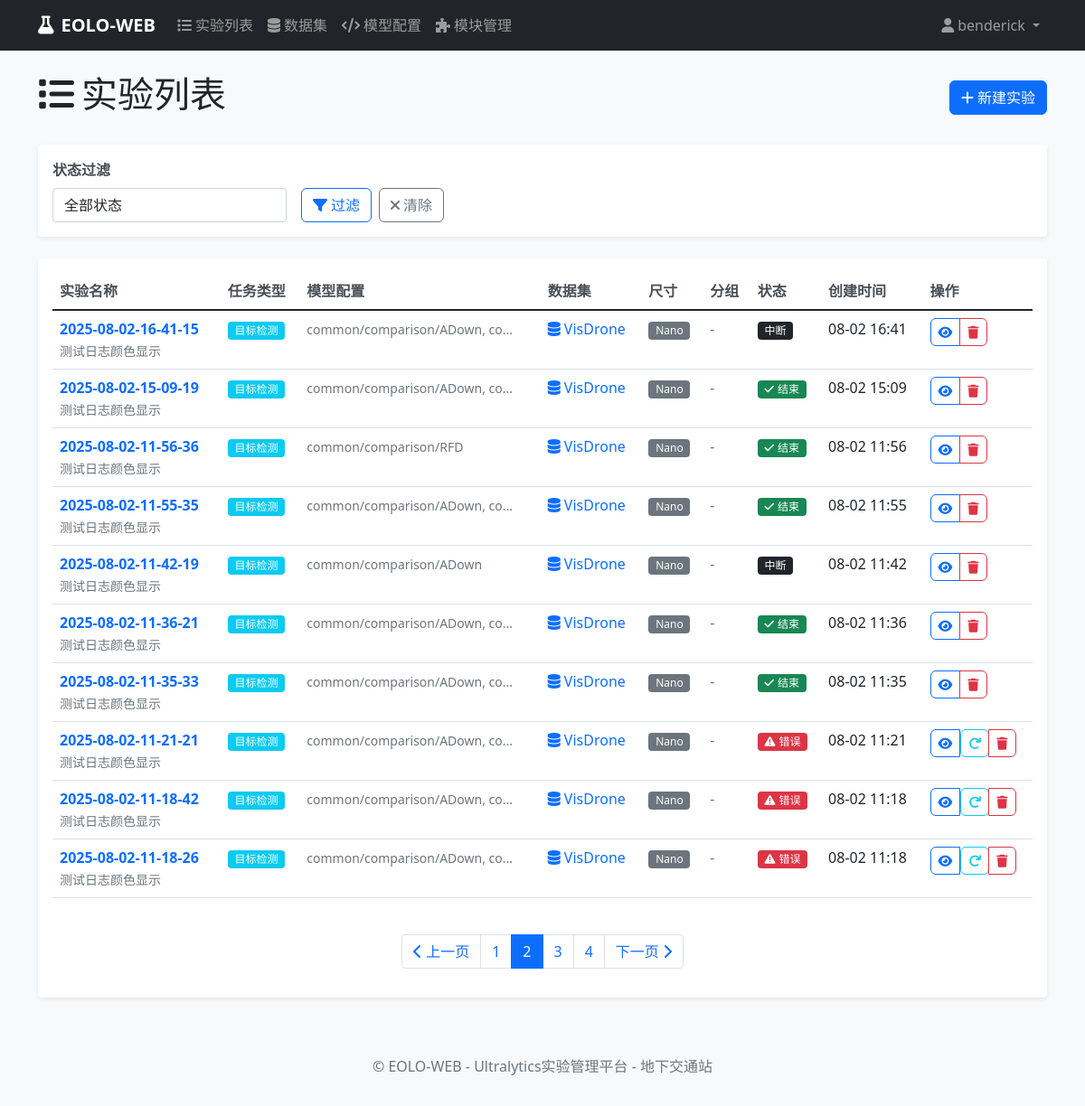
The page /experiments/list/?page=2 (signed in) on the database its author committed.
### accounts/models.py (models this page shows, shortened)
class User(AbstractUser):
    phone = models.CharField(max_length=15, blank=True, null=True, verbose_name="电话号码")
    department = models.CharField(max_length=100, blank=True, null=True, verbose_name="部门")
    created_at = models.DateTimeField(auto_now_add=True, verbose_name="创建时间")
    updated_at = models.DateTimeField(auto_now=True, verbose_name="更新时间")
    class Meta:
        verbose_name = "用户"
        verbose_name_plural = "用户"

### experiments/models.py (models this page shows, shortened)
class Experiment(models.Model):
    EXPERIMENT_STATUS_CHOICES = [
        ('pending', '待启动'),
        ('queued', '排队'),
        ('running', '运行'),
        ('interrupted', '中断'),
        ('error', '错误'),
        ('completed', '完成'),
    ]
    TASK_TYPE_CHOICES = [
        ('detect', '目标检测'),
        ('segment', '实例分割'),
        ('classify', '图像分类'),
        ('pose', '姿态估计'),
        ('track', '目标跟踪'),
    ]
    name = models.CharField(max_length=200, verbose_name="实验名称")
    description = models.TextField(blank=True, null=True, verbose_name="实验描述")
    user = models.ForeignKey(User, on_delete=models.CASCADE, verbose_name="创建用户")
    task_type = models.CharField(max_length=20, choices=TASK_TYPE_CHOICES, default='detect', verbose_name="任务类型")
    model_configs = models.TextField(blank=True, null=True, verbose_name="模型配置", help_text="逗号分隔的模型配置路径")
    setting_config = models.CharField(max_length=200, blank=True, null=True, verbose_name="参数配置", help_text="参数配置文件路径")
    dataset = models.CharField(max_length=200, default='', verbose_name="数据集名称")
    epochs = models.IntegerField(default=100, verbose_name="训练轮数")
    batch_size = models.IntegerField(default=16, verbose_name="批量大小")
    device = models.CharField(max_length=20, default='auto', verbose_name="设备")
    SCALE_CHOICES = [
        ('n', 'Nano'),
        ('s', 'Small'),
        ('m', 'Medium'),
        ('l', 'Large'),
        ('x', 'Extra Large'),
    ]
    scale = models.CharField(max_length=1, choices=SCALE_CHOICES, default='n', verbose_name="尺寸")
    group = models.CharField(max_length=100, blank=True, null=True, verbose_name="分组")
    exp_timestamp = models.CharField(max_length=50, blank=True, null=True, verbose_name="实验时间戳")
    project_name = models.CharField(max_length=100, blank=True, null=True, verbose_name="项目名称")
    status = models.CharField(max_length=20, choices=EXPERIMENT_STATUS_CHOICES, default='pending', verbose_name="状态")
    command = models.TextField(blank=True, null=True, verbose_name="生成的命令")
    created_at = models.DateTimeField(auto_now_add=True, verbose_name="创建时间")
    updated_at = models.DateTimeField(auto_now=True, verbose_name="更新时间")
    started_at = models.DateTimeField(blank=True, null=True, verbose_name="开始时间")
    completed_at = models.DateTimeField(blank=True, null=True, verbose_name="完成时间")
    log_file = models.CharField(max_length=500, blank=True, null=True, verbose_name="日志文件")
    result_file = models.CharField(max_length=500, blank=True, null=True, verbose_name="结果文件")
    error_message = models.TextField(blank=True, null=True, verbose_name="错误信息")
    class Meta:
        verbose_name = "实验"
        verbose_name_plural = "实验"
        ordering = ['-created_at']
    @property
    def dataset_info(self):
        try:
            from datasets.models import DatasetManager
            manager = DatasetManager()
            dataset_obj = manager.get_dataset_by_name(self.dataset)
        except Exception:
            pass
        return None

### experiments/views.py (the view)
# urls.py: path('list/', views.experiment_list_view, name='list'),
@login_required
def experiment_list_view(request):
    experiments = Experiment.objects.filter(user=request.user)
    status_filter = request.GET.get('status')
    if status_filter:
        experiments = experiments.filter(status=status_filter)
    paginator = Paginator(experiments, 10)  # 每页显示10个实验
    page_number = request.GET.get('page')
    page_obj = paginator.get_page(page_number)
    context = {
        'page_obj': page_obj,
        'status_filter': status_filter,
    }
    return render(request, 'experiments/experiment_list.html', context)

### templates/experiments/experiment_list.html (shortened to what this page needs)
{% extends 'base.html' %}
{% block content %}
<div class="d-flex justify-content-between align-items-center mb-4">
    <h1><i class="fas fa-list me-2"></i>实验列表</h1>
    <a href="{% url 'experiments:create' %}" class="btn btn-primary">
        <i class="fas fa-plus me-1"></i>新建实验
    </a>
</div>
<div class="card mb-4">
    <div class="card-body">
        <form method="get" class="row g-3">
            <div class="col-md-3">
                <label class="form-label">状态过滤</label>
                <select name="status" class="form-control">
                    <option value="">全部状态</option>
                </select>
            </div>
            <div class="col-md-3 d-flex align-items-end">
                <button type="submit" class="btn btn-outline-primary">
                    <i class="fas fa-filter me-1"></i>过滤
                </button>
                <a href="{% url 'experiments:list' %}" class="btn btn-outline-secondary ms-2">
                    <i class="fas fa-times me-1"></i>清除
                </a>
            </div>
        </form>
    </div>
</div>
<div class="card">
    <div class="card-body">
        {% if page_obj %}
        <div class="table-responsive">
            <table class="table table-hover">
                <thead>
                    <tr>
                        <th>实验名称</th>
                        <th>任务类型</th>
                        <th>模型配置</th>
                        <th>数据集</th>
                        <th>尺寸</th>
                        <th>分组</th>
                        <th>状态</th>
                        <th>创建时间</th>
                        <th>操作</th>
                    </tr>
                </thead>
                <tbody>
                    {% for experiment in page_obj %}
                    <tr>
                        <td>
                            <a href="{% url 'experiments:detail' experiment.pk %}" class="text-decoration-none fw-bold">
                                {{ experiment.name }}
                            </a>
                            {% if experiment.description %}
                            <br><small class="text-muted">{{ experiment.description|truncatechars:50 }}</small>
                            {% endif %}
                        </td>
                        <td>
                            <span class="badge bg-info">{{ experiment.get_task_type_display }}</span>
                        </td>
                        <td>
                            {% if experiment.model_configs %}
                                <small class="text-muted">{{ experiment.model_configs|truncatechars:30 }}</small>
                            {% else %}
                                <span class="text-muted">未配置</span>
                            {% endif %}
                        </td>
                        <td>
                            <a href="{% url 'datasets:detail' experiment.dataset %}" class="text-decoration-none">
                                <i class="fas fa-database me-1"></i>{{ experiment.dataset }}
                            </a>
                        </td>
                        <td>
                            <span class="badge bg-secondary">{{ experiment.get_scale_display }}</span>
                        </td>
                        <td>
                            {% if experiment.group %}
                                <span class="text-primary">{{ experiment.group }}</span>
                            {% else %}
                                <span class="text-muted">-</span>
                            {% endif %}
                        </td>
                        <td>
                            {% if experiment.status == 'pending' %}
                                <span class="badge bg-secondary">
                                    <i class="fas fa-clock me-1"></i>待启动
                                </span>
                            {% elif experiment.status == 'queued' %}
                                <span class="badge bg-warning">
                                    <i class="fas fa-hourglass-half me-1"></i>排队
                                </span>
                            {% elif experiment.status == 'running' %}
                                <span class="badge bg-primary">
                                    <i class="fas fa-play me-1"></i>运行
                                </span>
                            {% elif experiment.status == 'error' %}
                                <span class="badge bg-danger">
                                    <i class="fas fa-exclamation-triangle me-1"></i>错误
                                </span>
                            {% elif experiment.status == 'completed' %}
                                <span class="badge bg-success">
                                    <i class="fas fa-check me-1"></i>结束
                                </span>
                            {% else %}
                                <span class="badge bg-dark">{{ experiment.get_status_display }}</span>
                            {% endif %}
                        </td>
                        <td>{{ experiment.created_at|date:"m-d H:i" }}</td>
                        <td>
                            <div class="btn-group btn-group-sm">
                                <a href="{% url 'experiments:detail' experiment.pk %}"
                                   class="btn btn-outline-primary btn-sm" title="查看详情">
                                    <i class="fas fa-eye"></i>
                                </a>
                                {% if experiment.status == 'pending' %}
                                <a href="{% url 'experiments:edit' experiment.pk %}"
                                   class="btn btn-outline-secondary btn-sm" title="编辑实验">
                                    <i class="fas fa-edit"></i>
                                </a>
                                <form method="post" action="{% url 'experiments:start' experiment.pk %}"
                                      style="display: inline;">
                                    {% csrf_token %}
                                    <button type="submit" class="btn btn-outline-success btn-sm"
                                            title="启动实验"
                                            onclick="return confirm('确认启动实验 {{ experiment.name }}？')">
                                        <i class="fas fa-play"></i>
                                    </button>
                                </form>
                                {% elif experiment.status == 'error' %}
                                <form method="post" action="{% url 'experiments:restart' experiment.pk %}"
                                      style="display: inline;">
                                    <button type="submit" class="btn btn-outline-info btn-sm"
                                            title="重新启动实验"
                                            onclick="return confirm('确认重新启动实验 {{ experiment.name }}？')">
                                        <i class="fas fa-redo"></i>
                                    </button>
                                </form>
                                {% endif %}
                                <a href="{% url 'experiments:delete' experiment.pk %}"
                                   class="btn btn-outline-danger btn-sm" title="删除实验">
                                    <i class="fas fa-trash"></i>
                                </a>
                            </div>
                        </td>
                    </tr>
                    {% endfor %}
                </tbody>
            </table>
        </div>
        {% if page_obj.has_other_pages %}
        <nav aria-label="实验列表分页">
            <ul class="pagination justify-content-center mt-4">
                {% if page_obj.has_previous %}
                <li class="page-item">
                    <a class="page-link" href="?page={{ page_obj.previous_page_number }}{% if status_filter %}&status={{ status_filter }}{% endif %}">
                        <i class="fas fa-chevron-left"></i> 上一页
                    </a>
                </li>
                {% endif %}
                {% for num in page_obj.paginator.page_range %}
                {% if page_obj.number == num %}
                <li class="page-item active">
                    <span class="page-link">{{ num }}</span>
                </li>
                {% elif num > page_obj.number|add:'-3' and num < page_obj.number|add:'3' %}
                <li class="page-item">
                    <a class="page-link" href="?page={{ num }}{% if status_filter %}&status={{ status_filter }}{% endif %}">{{ num }}</a>
                </li>
                {% endif %}
                {% endfor %}
                {% if page_obj.has_next %}
                <li class="page-item">
                    <a class="page-link" href="?page={{ page_obj.next_page_number }}{% if status_filter %}&status={{ status_filter }}{% endif %}">
                        下一页 <i class="fas fa-chevron-right"></i>
                    </a>
                </li>
                {% endif %}
            </ul>
        </nav>
        {% endif %}
        {% endif %}
    </div>
</div>
{% endblock %}

### templates/base.html (shortened to what this page needs)
<!DOCTYPE html>
<html lang="zh-CN">
<head>
    {% load static %}
    <link href="{% static 'css/bootstrap.min.css' %}" rel="stylesheet">
    <link href="{% static 'css/all.min.css' %}" rel="stylesheet">
    <link rel="stylesheet" href="{% static 'css/main.css' %}">
</head>
<body>
    {% block navbar %}
    <nav class="navbar navbar-expand-lg navbar-dark bg-dark">
        <div class="container">
            <a class="navbar-brand" href="{% url 'experiments:dashboard' %}">
                <i class="fas fa-flask me-2"></i>EOLO-WEB
            </a>
            <div class="collapse navbar-collapse" id="navbarNav">
                {% if user.is_authenticated %}
                <ul class="navbar-nav me-auto">
                    <li class="nav-item">
                        <a class="nav-link" href="{% url 'experiments:list' %}">
                            <i class="fas fa-list me-1"></i>实验列表
                        </a>
                    </li>
                    <li class="nav-item">
                        <a class="nav-link" href="{% url 'datasets:list' %}">
                            <i class="fas fa-database me-1"></i>数据集
                        </a>
                    </li>
                    <li class="nav-item">
                        <a class="nav-link" href="{% url 'models_manager:model_manager' %}">
                            <i class="fas fa-code me-1"></i>模型配置
                        </a>
                    </li>
                    <li class="nav-item">
                        <a class="nav-link" href="{% url 'modules:list' %}">
                            <i class="fas fa-puzzle-piece me-1"></i>模块管理
                        </a>
                    </li>
                </ul>
                <ul class="navbar-nav">
                    <li class="nav-item dropdown">
                        <a class="nav-link dropdown-toggle" href="#" id="navbarDropdown" role="button" data-bs-toggle="dropdown">
                            <i class="fas fa-user me-1"></i>{{ user.username }}
                        </a>
                    </li>
                </ul>
                {% endif %}
            </div>
        </div>
    </nav>
    {% endblock %}
    <main class="container my-4">
        {% block content %}{% endblock %}
    </main>
    <footer class="bg-light text-center text-muted py-3 mt-5">
        <div class="container">
            <p>&copy; EOLO-WEB - Ultralytics实验管理平台 - 地下交通站</p>
        </div>
    </footer>
    {% load static %}
</body>
</html>

### rows shown on the page
User: username "benderick"
Experiment: name "2025-08-02-16-41-15", description "测试日志颜色显示", task_type "目标检测", model_configs "common/comparison/ADown, co...", dataset "VisDrone", scale "Nano", status "中断", created_at "08-02 16:41"
Experiment: name "2025-08-02-15-09-19", description "测试日志颜色显示", task_type "目标检测", model_configs "common/comparison/ADown, co...", dataset "VisDrone", scale "Nano", status "completed" (drawn), created_at "08-02 15:09"
Experiment: name "2025-08-02-11-56-36", description "测试日志颜色显示", task_type "目标检测", model_configs "common/comparison/RFD", dataset "VisDrone", scale "Nano", status "completed" (drawn), created_at "08-02 11:56"
Experiment: name "2025-08-02-11-55-35", description "测试日志颜色显示", task_type "目标检测", model_configs "common/comparison/ADown, co...", dataset "VisDrone", scale "Nano", status "completed" (drawn), created_at "08-02 11:55"
Experiment: name "2025-08-02-11-42-19", description "测试日志颜色显示", task_type "目标检测", model_configs "common/comparison/ADown", dataset "VisDrone", scale "Nano", status "中断", created_at "08-02 11:42"
Experiment: name "2025-08-02-11-36-21", description "测试日志颜色显示", task_type "目标检测", model_configs "common/comparison/ADown, co...", dataset "VisDrone", scale "Nano", status "completed" (drawn), created_at "08-02 11:36"
Experiment: name "2025-08-02-11-35-33", description "测试日志颜色显示", task_type "目标检测", model_configs "common/comparison/ADown, co...", dataset "VisDrone", scale "Nano", status "completed" (drawn), created_at "08-02 11:35"
Experiment: name "2025-08-02-11-21-21", description "测试日志颜色显示", task_type "目标检测", model_configs "common/comparison/ADown, co...", dataset "VisDrone", scale "Nano", status "error" (drawn), created_at "08-02 11:21"
Experiment: name "2025-08-02-11-18-42", description "测试日志颜色显示", task_type "目标检测", model_configs "common/comparison/ADown, co...", dataset "VisDrone", scale "Nano", status "error" (drawn), created_at "08-02 11:18"
Experiment: name "2025-08-02-11-18-26", description "测试日志颜色显示", task_type "目标检测", model_configs "common/comparison/ADown, co...", dataset "VisDrone", scale "Nano", status "error" (drawn), created_at "08-02 11:18"

### other values the page prints
{{ num }} "1" "3" "4"
{{ num }} "2"
